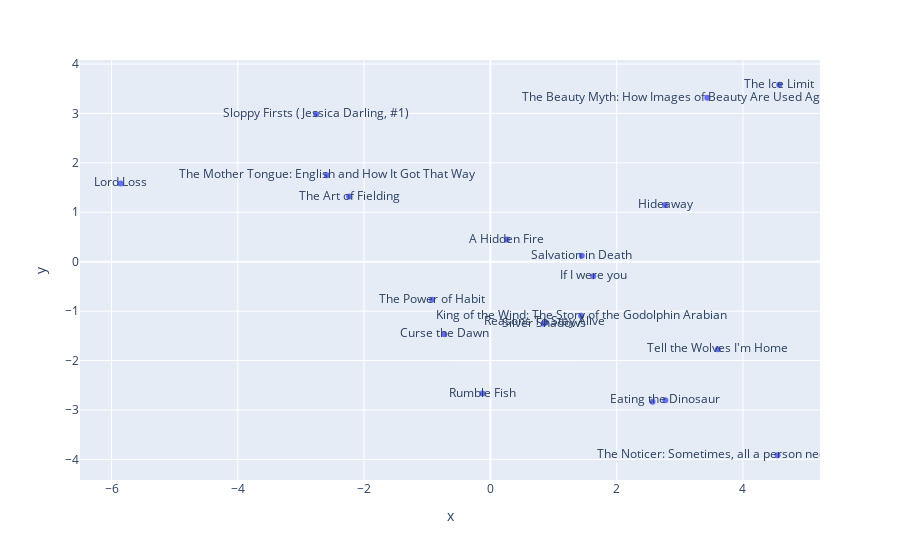

Here is the notebook cell this chart was saved with:
### Code cell
books = list(metadata['title'].sample(20))
plot_books(books)

### Figure 1 — Plotly figure (JSON) as saved in the notebook; plotly's stock layout.template omitted (floating-point values rounded to 4 significant figures)
{"data": [{"hovertemplate": "x=%{x}<br>y=%{y}<br>title=%{text}<extra></extra>", "legendgroup": "", "marker": {"color": "#636efa", "symbol": "circle"}, "mode": "markers+text", "name": "", "orientation": "v", "showlegend": false, "text": ["The Noticer: Sometimes, all a person needs is a little perspective.", "Hideaway", "Eating the Dinosaur", "Lord Loss", "Salvation in Death", "Reasons To Stay Alive ", "The Art of Fielding", "Rumble Fish", "Sloppy Firsts (Jessica Darling, #1)", "Silver Shadows", "The Beauty Myth: How Images of Beauty Are Used Against Women", "Curse the Dawn", null, "If I were you", "The Ice Limit", "The Mother Tongue: English and How It Got That Way", "Tell the Wolves I'm Home", "A Hidden Fire", "The Power of Habit", "King of the Wind: The Story of the Godolphin Arabian"], "type": "scatter", "x": [4.548, 2.766, 2.771, -5.854, 1.448, 0.8797, -2.237, -0.1251, -2.758, 0.8451, 3.436, -0.7321, 2.568, 1.629, 4.575, -2.59, 3.602, 0.2625, -0.9218, 1.437], "xaxis": "x", "y": [-3.916, 1.148, -2.803, 1.582, 0.121, -1.228, 1.317, -2.667, 2.985, -1.256, 3.316, -1.469, -2.832, -0.2969, 3.58, 1.747, -1.771, 0.4474, -0.7714, -1.093], "yaxis": "y"}], "layout": {"legend": {"tracegroupgap": 0}, "margin": {"t": 60}, "xaxis": {"anchor": "y", "domain": [0, 1], "title": {"text": "x"}}, "yaxis": {"anchor": "x", "domain": [0, 1], "title": {"text": "y"}}}}
